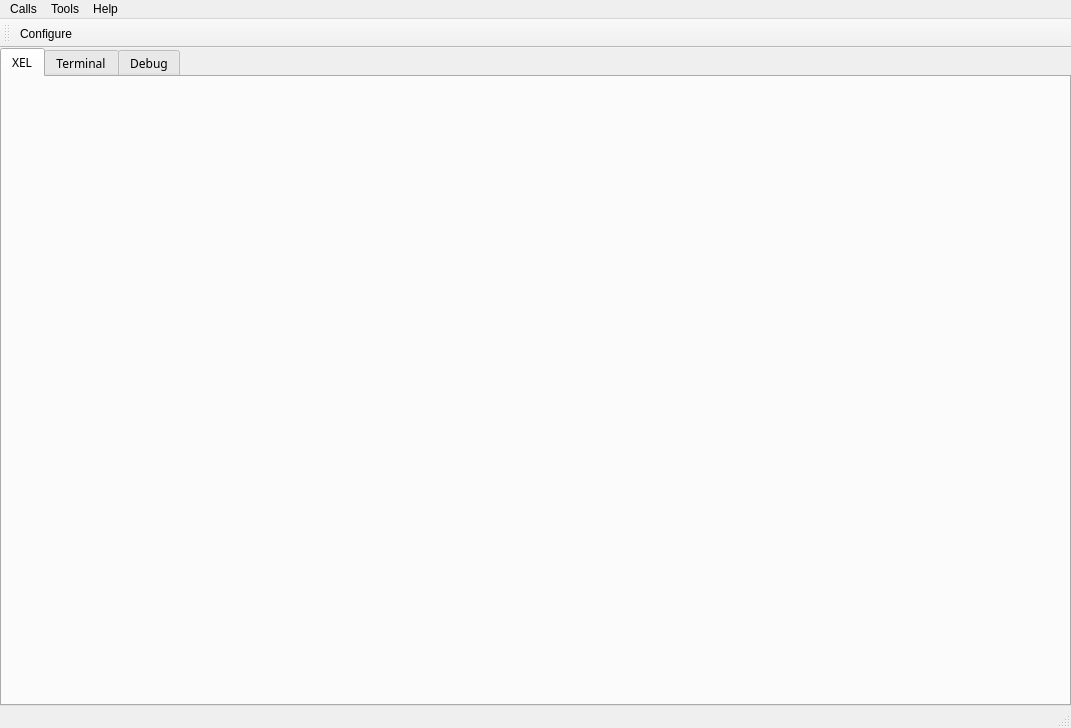
<?xml version="1.0" encoding="UTF-8"?>
<ui version="4.0">
 <class>MainWindow</class>
 <widget class="QMainWindow" name="MainWindow">
  <property name="geometry">
   <rect>
    <x>0</x>
    <y>0</y>
    <width>1071</width>
    <height>728</height>
   </rect>
  </property>
  <property name="minimumSize">
   <size>
    <width>0</width>
    <height>0</height>
   </size>
  </property>
  <property name="maximumSize">
   <size>
    <width>160000</width>
    <height>16777215</height>
   </size>
  </property>
  <property name="windowTitle">
   <string>XEL Manager</string>
  </property>
  <widget class="QWidget" name="centralWidget">
   <property name="font">
    <font>
     <family>Monaco</family>
    </font>
   </property>
   <layout class="QHBoxLayout" name="horizontalLayout">
    <property name="leftMargin">
     <number>0</number>
    </property>
    <property name="topMargin">
     <number>0</number>
    </property>
    <property name="rightMargin">
     <number>0</number>
    </property>
    <property name="bottomMargin">
     <number>0</number>
    </property>
    <item>
     <widget class="QTabWidget" name="tabWidget">
      <property name="currentIndex">
       <number>0</number>
      </property>
      <widget class="QWidget" name="tab_xel">
       <attribute name="title">
        <string>XEL</string>
       </attribute>
      </widget>
      <widget class="QWidget" name="tab_terminal">
       <attribute name="title">
        <string>Terminal</string>
       </attribute>
       <widget class="QWidget" name="gridLayoutWidget">
        <property name="geometry">
         <rect>
          <x>0</x>
          <y>0</y>
          <width>1041</width>
          <height>611</height>
         </rect>
        </property>
        <layout class="QGridLayout" name="gridLayout"/>
       </widget>
      </widget>
      <widget class="QWidget" name="tab_debug">
       <attribute name="title">
        <string>Debug</string>
       </attribute>
      </widget>
     </widget>
    </item>
   </layout>
  </widget>
  <widget class="QMenuBar" name="menuBar">
   <property name="geometry">
    <rect>
     <x>0</x>
     <y>0</y>
     <width>1071</width>
     <height>22</height>
    </rect>
   </property>
   <widget class="QMenu" name="menuCalls">
    <property name="title">
     <string>Calls</string>
    </property>
    <addaction name="actionConnect"/>
    <addaction name="actionDisconnect"/>
    <addaction name="separator"/>
    <addaction name="actionQuit"/>
   </widget>
   <widget class="QMenu" name="menuTools">
    <property name="title">
     <string>Tools</string>
    </property>
    <addaction name="actionConfigure"/>
    <addaction name="actionClear"/>
   </widget>
   <widget class="QMenu" name="menuHelp">
    <property name="title">
     <string>Help</string>
    </property>
    <addaction name="actionAbout"/>
    <addaction name="actionAboutQt"/>
   </widget>
   <addaction name="menuCalls"/>
   <addaction name="menuTools"/>
   <addaction name="menuHelp"/>
  </widget>
  <widget class="QToolBar" name="mainToolBar">
   <property name="sizePolicy">
    <sizepolicy hsizetype="Fixed" vsizetype="Fixed">
     <horstretch>0</horstretch>
     <verstretch>0</verstretch>
    </sizepolicy>
   </property>
   <property name="minimumSize">
    <size>
     <width>0</width>
     <height>0</height>
    </size>
   </property>
   <property name="maximumSize">
    <size>
     <width>1666666</width>
     <height>16777215</height>
    </size>
   </property>
   <attribute name="toolBarArea">
    <enum>TopToolBarArea</enum>
   </attribute>
   <attribute name="toolBarBreak">
    <bool>false</bool>
   </attribute>
   <addaction name="actionConfigure"/>
  </widget>
  <widget class="QStatusBar" name="statusBar"/>
  <action name="actionAbout">
   <property name="text">
    <string>&amp;About</string>
   </property>
   <property name="toolTip">
    <string>About program</string>
   </property>
   <property name="shortcut">
    <string>Alt+A</string>
   </property>
  </action>
  <action name="actionAboutQt">
   <property name="text">
    <string>About Qt</string>
   </property>
  </action>
  <action name="actionConnect">
   <property name="icon">
    <iconset resource="xel_network.qrc">
     <normaloff>:/images/connect.png</normaloff>:/images/connect.png</iconset>
   </property>
   <property name="text">
    <string>C&amp;onnect</string>
   </property>
   <property name="toolTip">
    <string>Connect to serial port</string>
   </property>
   <property name="shortcut">
    <string>Ctrl+O</string>
   </property>
  </action>
  <action name="actionDisconnect">
   <property name="icon">
    <iconset resource="xel_network.qrc">
     <normaloff>:/images/disconnect.png</normaloff>:/images/disconnect.png</iconset>
   </property>
   <property name="text">
    <string>&amp;Disconnect</string>
   </property>
   <property name="toolTip">
    <string>Disconnect from serial port</string>
   </property>
   <property name="shortcut">
    <string>Ctrl+D</string>
   </property>
  </action>
  <action name="actionConfigure">
   <property name="icon">
    <iconset resource="xel_network.qrc">
     <normaloff>:/images/settings.png</normaloff>:/images/settings.png</iconset>
   </property>
   <property name="text">
    <string>&amp;Configure</string>
   </property>
   <property name="toolTip">
    <string>Configure serial port</string>
   </property>
   <property name="shortcut">
    <string>Alt+C</string>
   </property>
  </action>
  <action name="actionClear">
   <property name="icon">
    <iconset resource="xel_network.qrc">
     <normaloff>:/images/clear.png</normaloff>:/images/clear.png</iconset>
   </property>
   <property name="text">
    <string>C&amp;lear</string>
   </property>
   <property name="toolTip">
    <string>Clear data</string>
   </property>
   <property name="shortcut">
    <string>Alt+L</string>
   </property>
  </action>
  <action name="actionQuit">
   <property name="icon">
    <iconset resource="xel_network.qrc">
     <normaloff>:/images/application-exit.png</normaloff>:/images/application-exit.png</iconset>
   </property>
   <property name="text">
    <string>&amp;Quit</string>
   </property>
   <property name="shortcut">
    <string>Ctrl+Q</string>
   </property>
  </action>
 </widget>
 <layoutdefault spacing="6" margin="11"/>
 <resources>
  <include location="xel_network.qrc"/>
 </resources>
 <connections/>
</ui>
